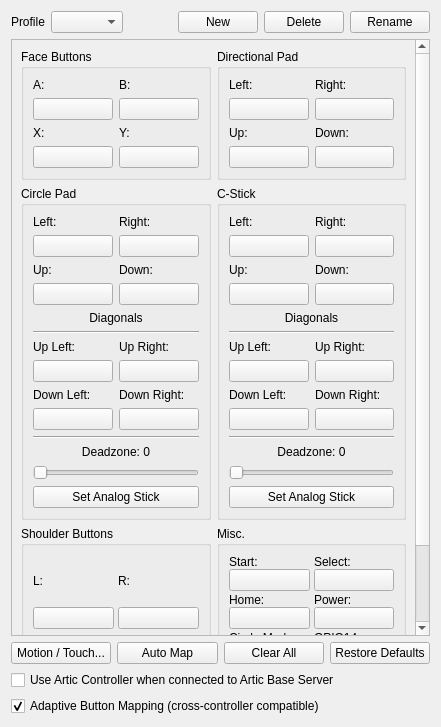
<?xml version="1.0" encoding="UTF-8"?>
<ui version="4.0">
 <class>ConfigureInput</class>
 <widget class="QWidget" name="ConfigureInput">
  <property name="geometry">
   <rect>
    <x>0</x>
    <y>0</y>
    <width>441</width>
    <height>727</height>
   </rect>
  </property>
  <property name="windowTitle">
   <string>ConfigureInput</string>
  </property>
  <layout class="QVBoxLayout" name="rootLayout">
   <item>
    <layout class="QHBoxLayout" name="horizontalLayout_3">
     <item>
      <widget class="QLabel" name="label_5">
       <property name="text">
        <string>Profile</string>
       </property>
      </widget>
     </item>
     <item>
      <widget class="QComboBox" name="profile"/>
     </item>
     <item>
      <spacer name="horizontalSpacer_2">
       <property name="orientation">
        <enum>Qt::Horizontal</enum>
       </property>
       <property name="sizeHint" stdset="0">
        <size>
         <width>40</width>
         <height>20</height>
        </size>
       </property>
      </spacer>
     </item>
     <item>
      <widget class="QPushButton" name="buttonNew">
       <property name="text">
        <string>New</string>
       </property>
      </widget>
     </item>
     <item>
      <widget class="QPushButton" name="buttonDelete">
       <property name="text">
        <string>Delete</string>
       </property>
      </widget>
     </item>
     <item>
      <widget class="QPushButton" name="buttonRename">
       <property name="text">
        <string>Rename</string>
       </property>
      </widget>
     </item>
    </layout>
   </item>
   <item>
    <widget class="QScrollArea" name="scrollArea">
     <property name="widgetResizable">
      <bool>true</bool>
     </property>
     <widget class="QWidget" name="scrollAreaContents">
      <layout class="QVBoxLayout" name="verticalLayout_5">
       <item>
        <layout class="QGridLayout" name="gridLayout_7">
         <item row="2" column="0">
          <widget class="QGroupBox" name="faceButtons_3">
           <property name="title">
            <string>Shoulder Buttons</string>
           </property>
           <property name="flat">
            <bool>false</bool>
           </property>
           <property name="checkable">
            <bool>false</bool>
           </property>
           <layout class="QGridLayout" name="gridLayout_3">
            <property name="spacing">
             <number>4</number>
            </property>
            <property name="verticalSpacing">
             <number>2</number>
            </property>
            <item row="1" column="1">
             <layout class="QVBoxLayout" name="verticalLayout_16">
              <item>
               <widget class="QLabel" name="label_18">
                <property name="text">
                 <string>ZR:</string>
                </property>
               </widget>
              </item>
              <item>
               <widget class="QPushButton" name="buttonZR">
                <property name="text">
                 <string/>
                </property>
               </widget>
              </item>
             </layout>
            </item>
            <item row="0" column="0">
             <layout class="QVBoxLayout" name="verticalLayout_13">
              <item>
               <widget class="QLabel" name="label_17">
                <property name="text">
                 <string>L:</string>
                </property>
               </widget>
              </item>
              <item>
               <widget class="QPushButton" name="buttonL">
                <property name="text">
                 <string/>
                </property>
               </widget>
              </item>
             </layout>
            </item>
            <item row="1" column="0">
             <layout class="QVBoxLayout" name="verticalLayout_15">
              <item>
               <widget class="QLabel" name="label_20">
                <property name="text">
                 <string>ZL:</string>
                </property>
               </widget>
              </item>
              <item>
               <widget class="QPushButton" name="buttonZL">
                <property name="text">
                 <string/>
                </property>
               </widget>
              </item>
             </layout>
            </item>
            <item row="0" column="1">
             <layout class="QVBoxLayout" name="verticalLayout_14">
              <item>
               <widget class="QLabel" name="label_19">
                <property name="text">
                 <string>R:</string>
                </property>
               </widget>
              </item>
              <item>
               <widget class="QPushButton" name="buttonR">
                <property name="text">
                 <string/>
                </property>
               </widget>
              </item>
             </layout>
            </item>
           </layout>
          </widget>
         </item>
         <item row="0" column="0">
          <widget class="QGroupBox" name="faceButtons">
           <property name="title">
            <string>Face Buttons</string>
           </property>
           <property name="flat">
            <bool>false</bool>
           </property>
           <property name="checkable">
            <bool>false</bool>
           </property>
           <layout class="QGridLayout" name="gridLayout">
            <item row="1" column="1">
             <layout class="QVBoxLayout" name="verticalLayout_4">
              <item>
               <widget class="QLabel" name="label_4">
                <property name="text">
                 <string>Y:</string>
                </property>
               </widget>
              </item>
              <item>
               <widget class="QPushButton" name="buttonY">
                <property name="text">
                 <string/>
                </property>
               </widget>
              </item>
             </layout>
            </item>
            <item row="1" column="0">
             <layout class="QVBoxLayout" name="verticalLayout_3">
              <item>
               <widget class="QLabel" name="label_3">
                <property name="text">
                 <string>X:</string>
                </property>
               </widget>
              </item>
              <item>
               <widget class="QPushButton" name="buttonX">
                <property name="text">
                 <string/>
                </property>
               </widget>
              </item>
             </layout>
            </item>
            <item row="0" column="1">
             <layout class="QVBoxLayout" name="verticalLayout_2">
              <item>
               <widget class="QLabel" name="label_2">
                <property name="text">
                 <string>B:</string>
                </property>
               </widget>
              </item>
              <item>
               <widget class="QPushButton" name="buttonB">
                <property name="text">
                 <string/>
                </property>
               </widget>
              </item>
             </layout>
            </item>
            <item row="0" column="0">
             <layout class="QVBoxLayout" name="verticalLayout">
              <item>
               <widget class="QLabel" name="label">
                <property name="text">
                 <string>A:</string>
                </property>
               </widget>
              </item>
              <item>
               <widget class="QPushButton" name="buttonA">
                <property name="text">
                 <string/>
                </property>
               </widget>
              </item>
             </layout>
            </item>
           </layout>
          </widget>
         </item>
         <item row="0" column="1">
          <widget class="QGroupBox" name="faceButtons_2">
           <property name="title">
            <string>Directional Pad</string>
           </property>
           <property name="flat">
            <bool>false</bool>
           </property>
           <property name="checkable">
            <bool>false</bool>
           </property>
           <layout class="QGridLayout" name="gridLayout_2">
            <item row="1" column="0">
             <layout class="QVBoxLayout" name="verticalLayout_12">
              <item>
               <widget class="QLabel" name="label_34">
                <property name="text">
                 <string>Up:</string>
                </property>
               </widget>
              </item>
              <item>
               <widget class="QPushButton" name="buttonDpadUp">
                <property name="text">
                 <string/>
                </property>
               </widget>
              </item>
             </layout>
            </item>
            <item row="1" column="1">
             <layout class="QVBoxLayout" name="verticalLayout_9">
              <item>
               <widget class="QLabel" name="label_35">
                <property name="text">
                 <string>Down:</string>
                </property>
               </widget>
              </item>
              <item>
               <widget class="QPushButton" name="buttonDpadDown">
                <property name="text">
                 <string/>
                </property>
               </widget>
              </item>
             </layout>
            </item>
            <item row="0" column="0">
             <layout class="QVBoxLayout" name="verticalLayout_10">
              <item>
               <widget class="QLabel" name="label_32">
                <property name="text">
                 <string>Left:</string>
                </property>
               </widget>
              </item>
              <item>
               <widget class="QPushButton" name="buttonDpadLeft">
                <property name="text">
                 <string/>
                </property>
               </widget>
              </item>
             </layout>
            </item>
            <item row="0" column="1">
             <layout class="QVBoxLayout" name="verticalLayout_11">
              <item>
               <widget class="QLabel" name="label_33">
                <property name="text">
                 <string>Right:</string>
                </property>
               </widget>
              </item>
              <item>
               <widget class="QPushButton" name="buttonDpadRight">
                <property name="text">
                 <string/>
                </property>
               </widget>
              </item>
             </layout>
            </item>
           </layout>
          </widget>
         </item>
         <item row="2" column="1">
          <widget class="QGroupBox" name="faceButtons_6">
           <property name="title">
            <string>Misc.</string>
           </property>
           <property name="flat">
            <bool>false</bool>
           </property>
           <property name="checkable">
            <bool>false</bool>
           </property>
           <layout class="QGridLayout" name="gridLayout_6">
            <property name="spacing">
             <number>4</number>
            </property>
            <property name="verticalSpacing">
             <number>2</number>
            </property>
            <item row="0" column="0">
             <layout class="QVBoxLayout" name="verticalLayout_25">
              <item>
               <widget class="QLabel" name="label_29">
                <property name="text">
                 <string>Start:</string>
                </property>
               </widget>
              </item>
              <item>
               <widget class="QPushButton" name="buttonStart">
                <property name="text">
                 <string/>
                </property>
               </widget>
              </item>
             </layout>
            </item>
            <item row="0" column="1">
             <layout class="QVBoxLayout" name="verticalLayout_26">
              <item>
               <widget class="QLabel" name="label_30">
                <property name="text">
                 <string>Select:</string>
                </property>
               </widget>
              </item>
              <item>
               <widget class="QPushButton" name="buttonSelect">
                <property name="text">
                 <string/>
                </property>
               </widget>
              </item>
             </layout>
            </item>
            <item row="1" column="0">
             <layout class="QVBoxLayout" name="verticalLayout_27">
              <item>
               <widget class="QLabel" name="label_31">
                <property name="text">
                 <string>Home:</string>
                </property>
               </widget>
              </item>
              <item>
               <widget class="QPushButton" name="buttonHome">
                <property name="text">
                 <string/>
                </property>
               </widget>
              </item>
             </layout>
            </item>
            <item row="1" column="1">
             <layout class="QVBoxLayout" name="verticalLayout_34">
              <item>
               <widget class="QLabel" name="label_37">
                <property name="text">
                 <string>Power:</string>
                </property>
               </widget>
              </item>
              <item>
               <widget class="QPushButton" name="buttonPower">
                <property name="text">
                 <string/>
                </property>
               </widget>
              </item>
             </layout>
            </item>
            <item row="2" column="0">
             <layout class="QVBoxLayout" name="verticalLayout_28">
              <item>
               <widget class="QLabel" name="label_36">
                <property name="text">
                 <string>Circle Mod:</string>
                </property>
               </widget>
              </item>
              <item>
               <widget class="QPushButton" name="buttonCircleMod">
                <property name="text">
                 <string/>
                </property>
               </widget>
              </item>
             </layout>
            </item>
            <item row="2" column="1">
             <layout class="QVBoxLayout" name="verticalLayout_33">
              <item>
               <widget class="QLabel" name="label_41">
                <property name="text">
                 <string>GPIO14:</string>
                </property>
               </widget>
              </item>
              <item>
               <widget class="QPushButton" name="buttonGpio14">
                <property name="text">
                 <string/>
                </property>
               </widget>
              </item>
             </layout>
            </item>
            <item row="3" column="0">
             <layout class="QVBoxLayout" name="verticalLayout_32">
              <item>
               <widget class="QLabel" name="label_40">
                <property name="text">
                 <string>Debug:</string>
                </property>
               </widget>
              </item>
              <item>
               <widget class="QPushButton" name="buttonDebug">
                <property name="text">
                 <string/>
                </property>
               </widget>
              </item>
             </layout>
            </item>
           </layout>
          </widget>
         </item>
         <item row="1" column="0">
          <widget class="QGroupBox" name="faceButtons_4">
           <property name="title">
            <string>Circle Pad</string>
           </property>
           <property name="flat">
            <bool>false</bool>
           </property>
           <property name="checkable">
            <bool>false</bool>
           </property>
           <layout class="QGridLayout" name="gridLayout_4">
            <item row="11" column="2">
             <widget class="QPushButton" name="buttonCircleUpRight">
              <property name="text">
               <string/>
              </property>
             </widget>
            </item>
            <item row="10" column="1" rowspan="2">
             <layout class="QVBoxLayout" name="verticalLayout_7">
              <item>
               <widget class="QLabel" name="label_6">
                <property name="text">
                 <string>Up Left:</string>
                </property>
               </widget>
              </item>
              <item>
               <widget class="QPushButton" name="buttonCircleUpLeft">
                <property name="toolTip">
                 <string/>
                </property>
                <property name="text">
                 <string/>
                </property>
               </widget>
              </item>
             </layout>
            </item>
            <item row="0" column="1">
             <layout class="QVBoxLayout" name="verticalLayout_17">
              <item>
               <widget class="QLabel" name="label_21">
                <property name="text">
                 <string>Left:</string>
                </property>
               </widget>
              </item>
              <item>
               <widget class="QPushButton" name="buttonCircleLeft">
                <property name="text">
                 <string/>
                </property>
               </widget>
              </item>
             </layout>
            </item>
            <item row="1" column="2">
             <layout class="QVBoxLayout" name="verticalLayout_20">
              <item>
               <widget class="QLabel" name="label_22">
                <property name="text">
                 <string>Down:</string>
                </property>
               </widget>
              </item>
              <item>
               <widget class="QPushButton" name="buttonCircleDown">
                <property name="text">
                 <string/>
                </property>
               </widget>
              </item>
             </layout>
            </item>
            <item row="1" column="1">
             <layout class="QVBoxLayout" name="verticalLayout_19">
              <item>
               <widget class="QLabel" name="label_24">
                <property name="text">
                 <string>Up:</string>
                </property>
               </widget>
              </item>
              <item>
               <widget class="QPushButton" name="buttonCircleUp">
                <property name="text">
                 <string/>
                </property>
               </widget>
              </item>
             </layout>
            </item>
            <item row="20" column="1" colspan="2">
             <layout class="QVBoxLayout" name="sliderCirclePadDeadzoneAndModifierVerticalLayout">
              <item>
               <layout class="QHBoxLayout" name="sliderCirclePadDeadzoneAndModifierHorizontalLayout">
                <property name="sizeConstraint">
                 <enum>QLayout::SetDefaultConstraint</enum>
                </property>
                <item>
                 <widget class="QLabel" name="labelCirclePadDeadzoneAndModifier">
                  <property name="text">
                   <string>Deadzone: 0</string>
                  </property>
                  <property name="alignment">
                   <set>Qt::AlignHCenter</set>
                  </property>
                 </widget>
                </item>
               </layout>
              </item>
              <item>
               <widget class="QSlider" name="sliderCirclePadDeadzoneAndModifier">
                <property name="orientation">
                 <enum>Qt::Horizontal</enum>
                </property>
               </widget>
              </item>
              <item>
               <widget class="QPushButton" name="buttonCircleAnalog">
                <property name="text">
                 <string>Set Analog Stick</string>
                </property>
               </widget>
              </item>
             </layout>
            </item>
            <item row="0" column="2">
             <layout class="QVBoxLayout" name="verticalLayout_18">
              <item>
               <widget class="QLabel" name="label_23">
                <property name="text">
                 <string>Right:</string>
                </property>
               </widget>
              </item>
              <item>
               <widget class="QPushButton" name="buttonCircleRight">
                <property name="text">
                 <string/>
                </property>
               </widget>
              </item>
             </layout>
            </item>
            <item row="10" column="2">
             <layout class="QVBoxLayout" name="verticalLayout_8">
              <item>
               <widget class="QLabel" name="label_7">
                <property name="text">
                 <string>Up Right:</string>
                </property>
               </widget>
              </item>
             </layout>
            </item>
            <item row="4" column="1" colspan="2">
             <layout class="QVBoxLayout" name="verticalLayout_38">
              <property name="sizeConstraint">
               <enum>QLayout::SetDefaultConstraint</enum>
              </property>
              <item>
               <widget class="QLabel" name="label_14">
                <property name="layoutDirection">
                 <enum>Qt::LeftToRight</enum>
                </property>
                <property name="text">
                 <string>Diagonals</string>
                </property>
                <property name="alignment">
                 <set>Qt::AlignCenter</set>
                </property>
               </widget>
              </item>
              <item>
               <widget class="Line" name="line">
                <property name="orientation">
                 <enum>Qt::Horizontal</enum>
                </property>
               </widget>
              </item>
             </layout>
            </item>
            <item row="12" column="2">
             <layout class="QVBoxLayout" name="verticalLayout_30">
              <item>
               <widget class="QLabel" name="label_9">
                <property name="text">
                 <string>Down Right:</string>
                </property>
               </widget>
              </item>
              <item>
               <widget class="QPushButton" name="buttonCircleDownRight">
                <property name="text">
                 <string/>
                </property>
               </widget>
              </item>
             </layout>
            </item>
            <item row="12" column="1">
             <layout class="QVBoxLayout" name="verticalLayout_29">
              <item>
               <widget class="QLabel" name="label_8">
                <property name="text">
                 <string>Down Left:</string>
                </property>
               </widget>
              </item>
              <item>
               <widget class="QPushButton" name="buttonCircleDownLeft">
                <property name="text">
                 <string/>
                </property>
               </widget>
              </item>
             </layout>
            </item>
            <item row="14" column="1" colspan="2">
             <widget class="Line" name="line_3">
              <property name="orientation">
               <enum>Qt::Horizontal</enum>
              </property>
             </widget>
            </item>
           </layout>
          </widget>
         </item>
         <item row="1" column="1">
          <widget class="QGroupBox" name="faceButtons_5">
           <property name="title">
            <string>C-Stick</string>
           </property>
           <property name="flat">
            <bool>false</bool>
           </property>
           <property name="checkable">
            <bool>false</bool>
           </property>
           <layout class="QGridLayout" name="gridLayout_5">
            <item row="1" column="1">
             <layout class="QVBoxLayout" name="verticalLayout_24">
              <item>
               <widget class="QLabel" name="label_26">
                <property name="text">
                 <string>Down:</string>
                </property>
               </widget>
              </item>
              <item>
               <widget class="QPushButton" name="buttonCStickDown">
                <property name="text">
                 <string/>
                </property>
               </widget>
              </item>
             </layout>
            </item>
            <item row="0" column="1">
             <layout class="QVBoxLayout" name="verticalLayout_22">
              <item>
               <widget class="QLabel" name="label_27">
                <property name="text">
                 <string>Right:</string>
                </property>
               </widget>
              </item>
              <item>
               <widget class="QPushButton" name="buttonCStickRight">
                <property name="text">
                 <string/>
                </property>
               </widget>
              </item>
             </layout>
            </item>
            <item row="1" column="0">
             <layout class="QVBoxLayout" name="verticalLayout_23">
              <item>
               <widget class="QLabel" name="label_28">
                <property name="text">
                 <string>Up:</string>
                </property>
               </widget>
              </item>
              <item>
               <widget class="QPushButton" name="buttonCStickUp">
                <property name="text">
                 <string/>
                </property>
               </widget>
              </item>
             </layout>
            </item>
            <item row="0" column="0">
             <layout class="QVBoxLayout" name="verticalLayout_21">
              <item>
               <widget class="QLabel" name="label_25">
                <property name="text">
                 <string>Left:</string>
                </property>
               </widget>
              </item>
              <item>
               <widget class="QPushButton" name="buttonCStickLeft">
                <property name="text">
                 <string/>
                </property>
               </widget>
              </item>
             </layout>
            </item>
            <item row="5" column="1">
             <layout class="QVBoxLayout" name="verticalLayout_35">
              <item>
               <widget class="QLabel" name="label_11">
                <property name="text">
                 <string>Up Right:</string>
                </property>
               </widget>
              </item>
              <item>
               <widget class="QPushButton" name="buttonCStickUpRight">
                <property name="text">
                 <string/>
                </property>
               </widget>
              </item>
             </layout>
            </item>
            <item row="6" column="0">
             <layout class="QVBoxLayout" name="verticalLayout_36">
              <item>
               <widget class="QLabel" name="label_12">
                <property name="text">
                 <string>Down Left:</string>
                </property>
               </widget>
              </item>
              <item>
               <widget class="QPushButton" name="buttonCStickDownLeft">
                <property name="text">
                 <string/>
                </property>
               </widget>
              </item>
             </layout>
            </item>
            <item row="6" column="1">
             <layout class="QVBoxLayout" name="verticalLayout_37">
              <item>
               <widget class="QLabel" name="label_13">
                <property name="text">
                 <string>Down Right:</string>
                </property>
               </widget>
              </item>
              <item>
               <widget class="QPushButton" name="buttonCStickDownRight">
                <property name="text">
                 <string/>
                </property>
               </widget>
              </item>
             </layout>
            </item>
            <item row="5" column="0">
             <layout class="QVBoxLayout" name="verticalLayout_31">
              <item>
               <widget class="QLabel" name="label_10">
                <property name="text">
                 <string>Up Left:</string>
                </property>
               </widget>
              </item>
              <item>
               <widget class="QPushButton" name="buttonCStickUpLeft">
                <property name="text">
                 <string/>
                </property>
               </widget>
              </item>
             </layout>
            </item>
            <item row="4" column="0" colspan="2">
             <layout class="QVBoxLayout" name="verticalLayout_39">
              <item>
               <widget class="QLabel" name="label_15">
                <property name="text">
                 <string>Diagonals</string>
                </property>
                <property name="alignment">
                 <set>Qt::AlignCenter</set>
                </property>
               </widget>
              </item>
              <item>
               <widget class="Line" name="line_2">
                <property name="orientation">
                 <enum>Qt::Horizontal</enum>
                </property>
               </widget>
              </item>
             </layout>
            </item>
            <item row="9" column="0" colspan="2">
             <layout class="QVBoxLayout" name="sliderCStickDeadzoneAndModifierVerticalLayout">
              <property name="sizeConstraint">
               <enum>QLayout::SetDefaultConstraint</enum>
              </property>
              <item>
               <layout class="QHBoxLayout" name="sliderCStickDeadzoneAndModifierHorizontalLayout">
                <item>
                 <widget class="QLabel" name="labelCStickDeadzoneAndModifier">
                  <property name="text">
                   <string>Deadzone: 0</string>
                  </property>
                  <property name="alignment">
                   <set>Qt::AlignHCenter</set>
                  </property>
                 </widget>
                </item>
               </layout>
              </item>
              <item>
               <widget class="QSlider" name="sliderCStickDeadzoneAndModifier">
                <property name="orientation">
                 <enum>Qt::Horizontal</enum>
                </property>
               </widget>
              </item>
              <item>
               <widget class="QPushButton" name="buttonCStickAnalog">
                <property name="text">
                 <string>Set Analog Stick</string>
                </property>
               </widget>
              </item>
             </layout>
            </item>
            <item row="7" column="0" colspan="2">
             <widget class="Line" name="line_4">
              <property name="orientation">
               <enum>Qt::Horizontal</enum>
              </property>
             </widget>
            </item>
           </layout>
          </widget>
         </item>
        </layout>
       </item>
      </layout>
     </widget>
    </widget>
   </item>
   <item>
    <layout class="QVBoxLayout" name="verticalLayout_6">
     <item>
      <layout class="QHBoxLayout" name="horizontalLayout">
       <item>
        <widget class="QPushButton" name="buttonMotionTouch">
         <property name="sizePolicy">
          <sizepolicy hsizetype="Minimum" vsizetype="Fixed">
           <horstretch>0</horstretch>
           <verstretch>0</verstretch>
          </sizepolicy>
         </property>
         <property name="sizeIncrement">
          <size>
           <width>0</width>
           <height>0</height>
          </size>
         </property>
         <property name="baseSize">
          <size>
           <width>0</width>
           <height>0</height>
          </size>
         </property>
         <property name="layoutDirection">
          <enum>Qt::LeftToRight</enum>
         </property>
         <property name="text">
          <string>Motion / Touch...</string>
         </property>
        </widget>
       </item>
       <item>
        <widget class="QPushButton" name="buttonAutoMap">
         <property name="sizePolicy">
          <sizepolicy hsizetype="Minimum" vsizetype="Fixed">
           <horstretch>0</horstretch>
           <verstretch>0</verstretch>
          </sizepolicy>
         </property>
         <property name="sizeIncrement">
          <size>
           <width>0</width>
           <height>0</height>
          </size>
         </property>
         <property name="baseSize">
          <size>
           <width>0</width>
           <height>0</height>
          </size>
         </property>
         <property name="layoutDirection">
          <enum>Qt::LeftToRight</enum>
         </property>
         <property name="text">
          <string>Auto Map</string>
         </property>
        </widget>
       </item>
       <item>
        <widget class="QPushButton" name="buttonClearAll">
         <property name="sizePolicy">
          <sizepolicy hsizetype="Minimum" vsizetype="Fixed">
           <horstretch>0</horstretch>
           <verstretch>0</verstretch>
          </sizepolicy>
         </property>
         <property name="sizeIncrement">
          <size>
           <width>0</width>
           <height>0</height>
          </size>
         </property>
         <property name="baseSize">
          <size>
           <width>0</width>
           <height>0</height>
          </size>
         </property>
         <property name="layoutDirection">
          <enum>Qt::LeftToRight</enum>
         </property>
         <property name="text">
          <string>Clear All</string>
         </property>
        </widget>
       </item>
       <item>
        <widget class="QPushButton" name="buttonRestoreDefaults">
         <property name="sizePolicy">
          <sizepolicy hsizetype="Minimum" vsizetype="Fixed">
           <horstretch>0</horstretch>
           <verstretch>0</verstretch>
          </sizepolicy>
         </property>
         <property name="sizeIncrement">
          <size>
           <width>0</width>
           <height>0</height>
          </size>
         </property>
         <property name="baseSize">
          <size>
           <width>0</width>
           <height>0</height>
          </size>
         </property>
         <property name="layoutDirection">
          <enum>Qt::LeftToRight</enum>
         </property>
         <property name="text">
          <string>Restore Defaults</string>
         </property>
        </widget>
       </item>
      </layout>
     </item>
     <item>
      <widget class="QCheckBox" name="use_artic_controller">
       <property name="text">
        <string>Use Artic Controller when connected to Artic Base Server</string>
       </property>
      </widget>
     </item>
     <item>
      <widget class="QCheckBox" name="use_adaptive_controller_mapping">
       <property name="text">
        <string>Adaptive Button Mapping (cross-controller compatible)</string>
       </property>
       <property name="checked">
        <bool>true</bool>
       </property>
      </widget>
     </item>
    </layout>
   </item>
  </layout>
 </widget>
 <tabstops>
  <tabstop>profile</tabstop>
  <tabstop>buttonNew</tabstop>
  <tabstop>buttonDelete</tabstop>
  <tabstop>buttonRename</tabstop>
  <tabstop>buttonA</tabstop>
  <tabstop>buttonB</tabstop>
  <tabstop>buttonX</tabstop>
  <tabstop>buttonY</tabstop>
  <tabstop>buttonDpadLeft</tabstop>
  <tabstop>buttonDpadRight</tabstop>
  <tabstop>buttonDpadUp</tabstop>
  <tabstop>buttonDpadDown</tabstop>
  <tabstop>buttonCircleLeft</tabstop>
  <tabstop>buttonCircleRight</tabstop>
  <tabstop>buttonCircleUp</tabstop>
  <tabstop>buttonCircleDown</tabstop>
  <tabstop>sliderCirclePadDeadzoneAndModifier</tabstop>
  <tabstop>buttonCStickLeft</tabstop>
  <tabstop>buttonCStickRight</tabstop>
  <tabstop>buttonCStickUp</tabstop>
  <tabstop>buttonCStickDown</tabstop>
  <tabstop>sliderCStickDeadzoneAndModifier</tabstop>
  <tabstop>buttonL</tabstop>
  <tabstop>buttonR</tabstop>
  <tabstop>buttonZL</tabstop>
  <tabstop>buttonZR</tabstop>
  <tabstop>buttonStart</tabstop>
  <tabstop>buttonSelect</tabstop>
  <tabstop>buttonHome</tabstop>
  <tabstop>buttonCircleMod</tabstop>
  <tabstop>buttonDebug</tabstop>
  <tabstop>buttonGpio14</tabstop>
  <tabstop>buttonMotionTouch</tabstop>
  <tabstop>buttonAutoMap</tabstop>
  <tabstop>buttonClearAll</tabstop>
  <tabstop>buttonRestoreDefaults</tabstop>
 </tabstops>
 <resources/>
 <connections/>
</ui>
